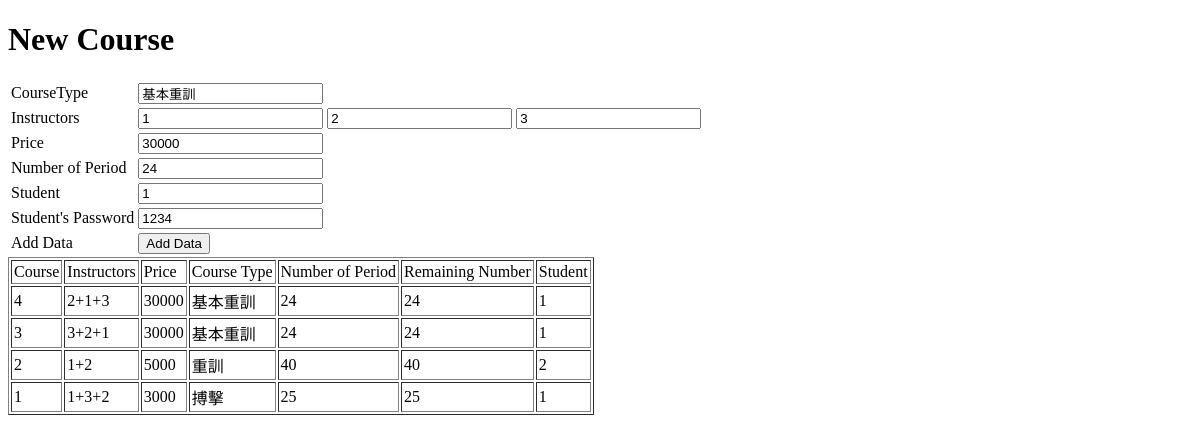
Page /Instructor/NewCourse.php on the earlier database version.
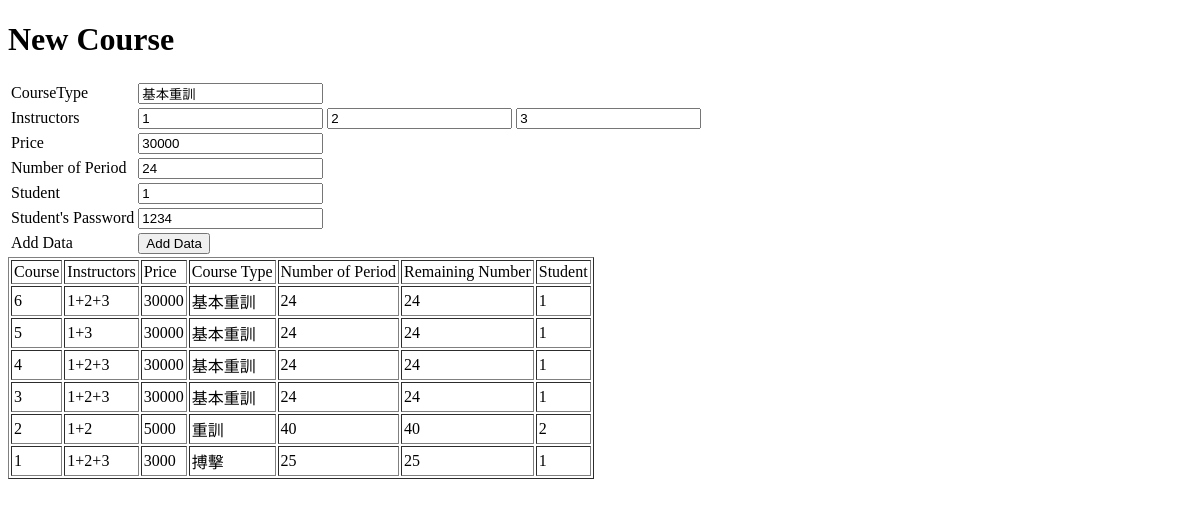
Same page on the later database version.
### tables this page shows
CREATE TABLE `course` (
  `Course_ID` int(6) NOT NULL,
  `M_ID` int(6) NOT NULL,
  `Price` int(6) NOT NULL,
  `Course_Type` varchar(40) DEFAULT NULL,
  `Number_of_Period` int(3) NOT NULL,
  `Remaining_Number` int(3) NOT NULL,
  `Open_Time` datetime NOT NULL DEFAULT CURRENT_TIMESTAMP
);

### Instructor/NewCourse.php (the view, shortened to what this page needs)
<?php
	require_once('database.php');
?>
<!DOCTYPE html>
<html lang="en">
<head>
</head>
<body>
<h1>New Course</h1>
<form action="NewCourse.php" method="POST">
  <table border="0">
  	<tr> <td>CourseType</td><td>
        <input type="text" name="CourseType" maxlength="20" size="20"   value="基本重訓"/>
    </td> </tr>
    <tr> <td>Instructors</td> <td>
        <input type="text" name="Instructors1" maxlength="20" size="20"  value=1 />
    </td> <td>
        <input type="text" name="Instructors2" maxlength="20" size="20"  value=2 />
    </td> <td>
        <input type="text" name="Instructors3" maxlength="20" size="20"  value=3 />
    </td> </tr>
	<tr> <td>Price</td><td>
        <input type="text" name="Price" maxlength="20" size="20" value=30000 />
    </td> </tr>
    <tr> <td>Number of Period</td><td>
        <input type="text" name="NumberofPeriod" maxlength="20" size="20"  value=24 />
    </td> </tr>
    <tr> <td>Student</td><td>
        <input type="text" name="Student" maxlength="20" size="20"   value=1 />
    </td> </tr>
    <tr> <td>Student's Password</td><td>
        <input type="text" name="StudentPassword" maxlength="20" size="20" value=1234 />
    </td> </tr>
    <tr> <td>Add Data</td><td>
        <input type="submit" value="Add Data" />
    </td> </tr>
  </table>
</form>
<table border="1" cellpadding="2" cellspacing="2">
	<tr>
		<td>Course</td>
		<td>Instructors</td>
		<td>Price</td>
		<td>Course Type</td>
		<td>Number of Period</td>
		<td>Remaining Number</td>
		<td>Student</td>
	</tr>
	<?php
		$result = mysqli_query($mysqli, "SELECT Course.Course_ID, GROUP_CONCAT(compose.I_ID SEPARATOR '+'), Price, Course_Type, Number_of_Period, Remaining_Number, Course.M_ID
		FROM `Course`, `member`, `compose`
		WHERE Course.M_ID = Member.M_ID AND Course.Course_ID = compose.Course_ID
		GROUP BY Course.Course_ID
		ORDER BY Course.Course_ID DESC;
		");
		while($query_data = mysqli_fetch_row($result)) {
		  echo "<tr>";
		  echo "<td>",$query_data[0], "</td>",
			   "<td>",$query_data[1], "</td>",
			   "<td>",$query_data[2], "</td>",
			   "<td>",$query_data[3], "</td>",
			   "<td>",$query_data[4], "</td>",
			   "<td>",$query_data[5], "</td>",
			   "<td>",$query_data[6], "</td>";
		  echo "</tr>";
		}
	?>
</table>
</body>
</html>

Differences in the rows shown:
added course: Course_ID "6", query_data "1+2+3", Price "30000", Course_Type "基本重訓", Number_of_Period "24", Remaining_Number "24", M_ID "1"
added course: Course_ID "5", query_data "1+3", Price "30000", Course_Type "基本重訓", Number_of_Period "24", Remaining_Number "24", M_ID "1"
changed course id 4: query_data "2+1+3" → "1+2+3"
changed course id 3: query_data "3+2+1" → "1+2+3"
changed course "搏擊": query_data "1+3+2" → "1+2+3"
